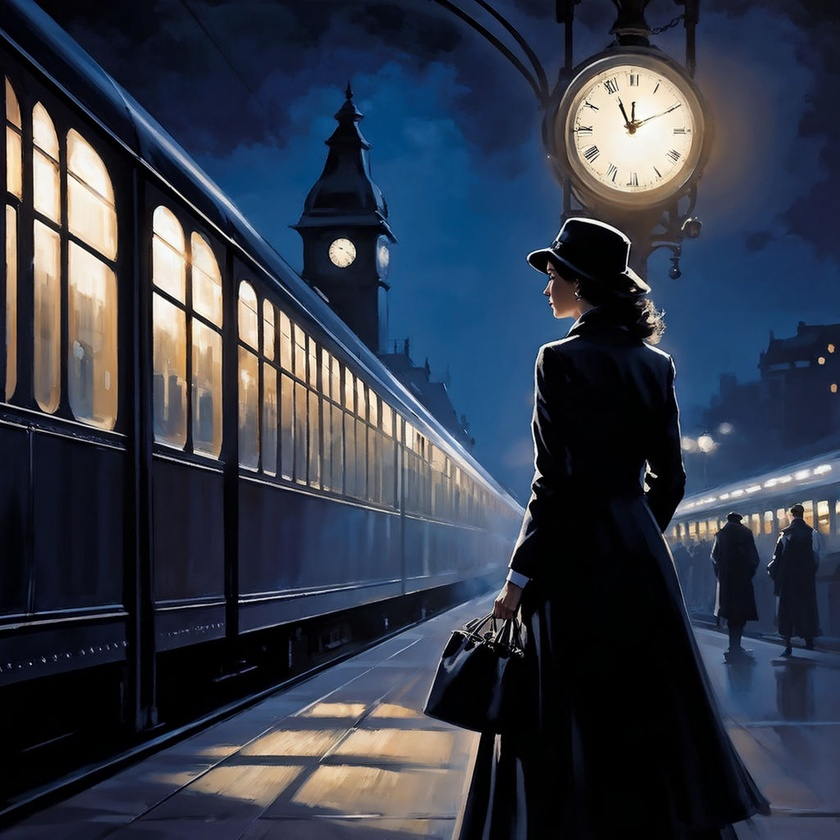
#> input picture woman2.jpeg, 840 x 840 px, shrunk from 1024 x 1024 before the run, found by its file name
$ python Chapter_2.py
#> lines starting #> are read from the running program, lines starting #| are printed output that depends on the picture; after the words box and inside, x2 and y2 are one past the last pixel; in counts of white or black regions, pixels touching at a corner belong together
import cv2
import numpy as np

#This is to read the colored image
img = cv2.imread("Resources_/woman2.jpeg")
#> img is the input picture: shape (840, 840, 3); mean B, G, R 72.1, 57.7, 50.8

#This is to read the colored image to gray image
imgGray = cv2.cvtColor(img,cv2.COLOR_BGR2GRAY)
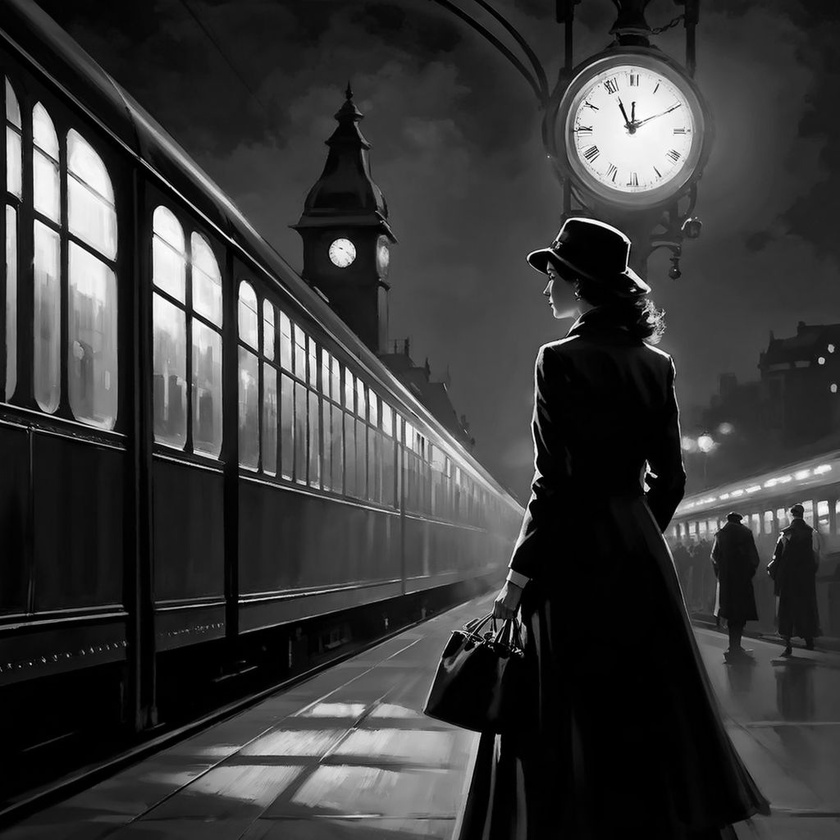
#> imgGray: shape (840, 840); min 0, max 255, mean 57.3
cv2.imshow("Gray Image",imgGray)

#This is to read the colored image to blurred image
img_colored_to_blur = cv2.GaussianBlur(img,(7,7),0)
cv2.imshow("Colored Image To Blurred Image",img_colored_to_blur)

#This is to read the gray image to blurred image
imgBlur = cv2.GaussianBlur(imgGray,(7,7),0)
cv2.imshow("Blur Image",imgBlur)

#This is to convert the colored image to canny image
imgCanny = cv2.Canny(img,100,100)
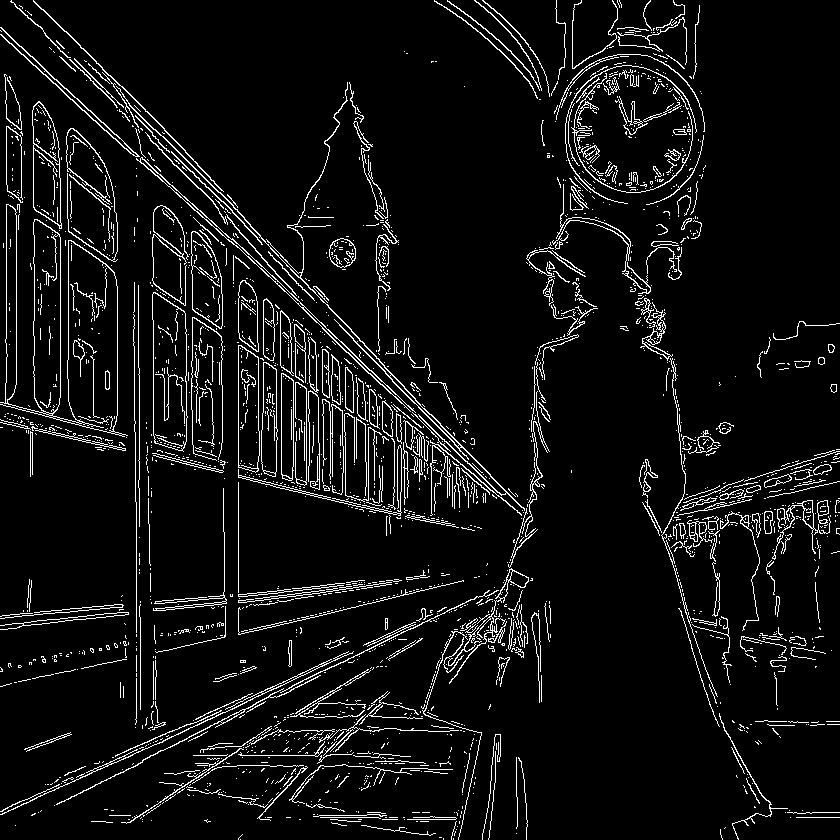
#> imgCanny: shape (840, 840); 6.5% white in thin lines or dots
cv2.imshow("Canny Image",imgCanny)

#Defining the kernel
kernel=np.ones( (5,5), np.uint8)

#This is to convert the canny image to dilation image
imgDilation = cv2.dilate(imgCanny, kernel, iterations = 1)
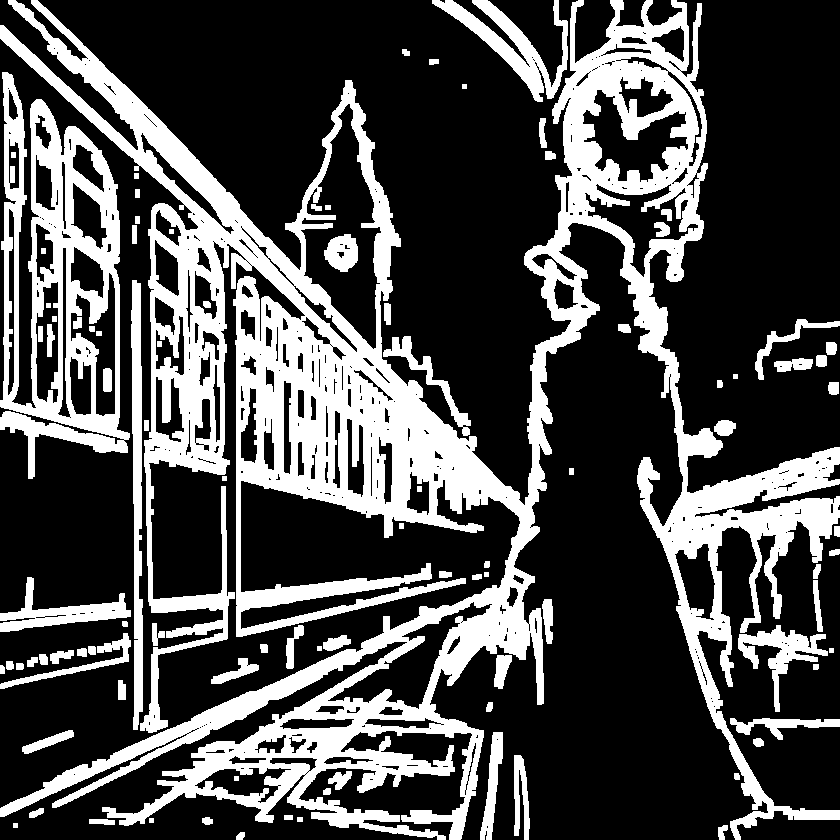
#> imgDilation: shape (840, 840); 29.5% white; 97 white regions, largest, box (x1, y1, x2, y2) and area: (0, 0, 840, 840) 158492, (0, 72, 130, 479) 21300, (432, 0, 568, 102) 3910
cv2.imshow("Dilated Image",imgDilation)

#This is to convert the dilation image to eroded image
imgEroded = cv2.erode(imgDilation ,kernel, iterations = 1)
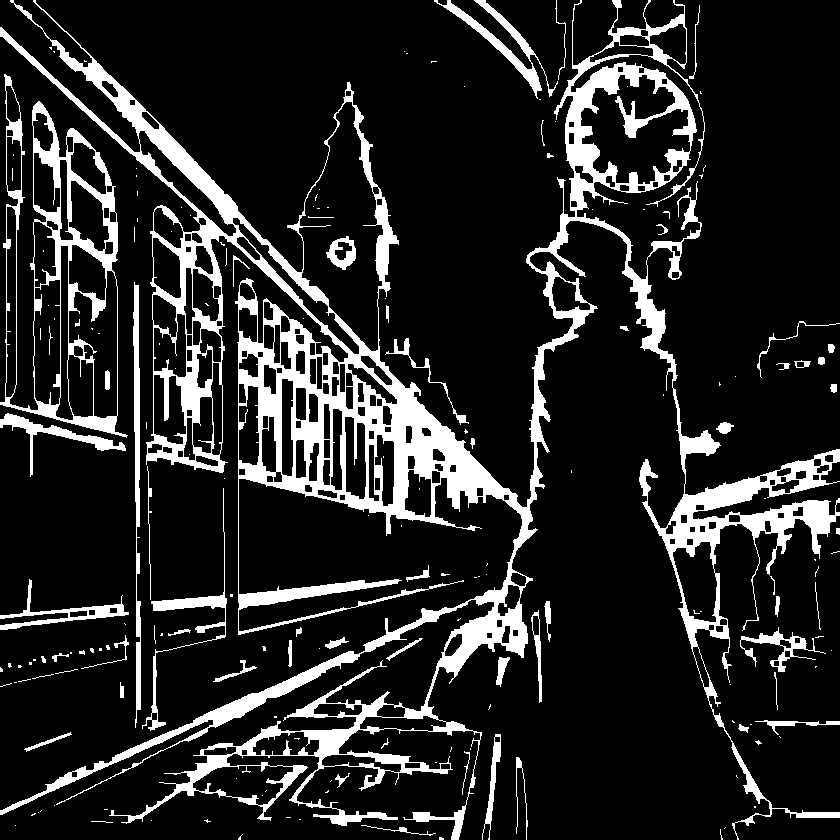
#> imgEroded: shape (840, 840); 14.9% white; 184 white regions (121 under 20 px), largest, box (x1, y1, x2, y2) and area: (0, 0, 840, 840) 81836, (0, 74, 128, 438) 8135, (133, 282, 141, 728) 1947
cv2.imshow("Erode Image",imgEroded)


cv2.waitKey(0)

$ run again, with woman1.jpeg copied over woman2.jpeg
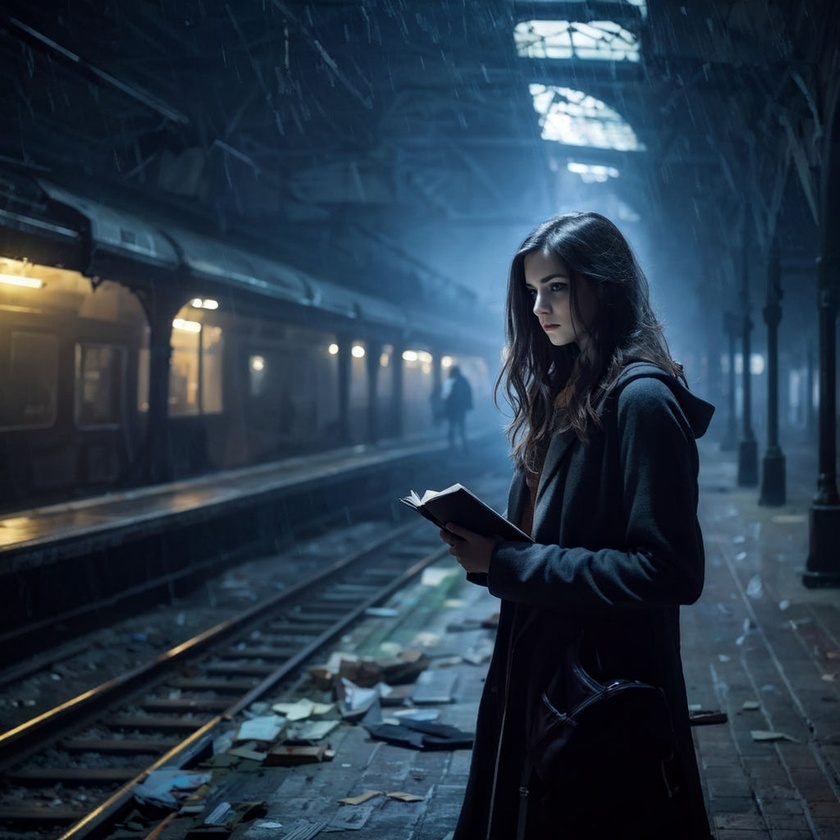
#> input picture woman1.jpeg, 840 x 840 px, shrunk from 1024 x 1024 before the run, found by its file name
#> img is the input picture: shape (840, 840, 3); mean B, G, R 73.5, 57.4, 40.4
#> `imgCanny = cv2.Canny(img,100,100)`:
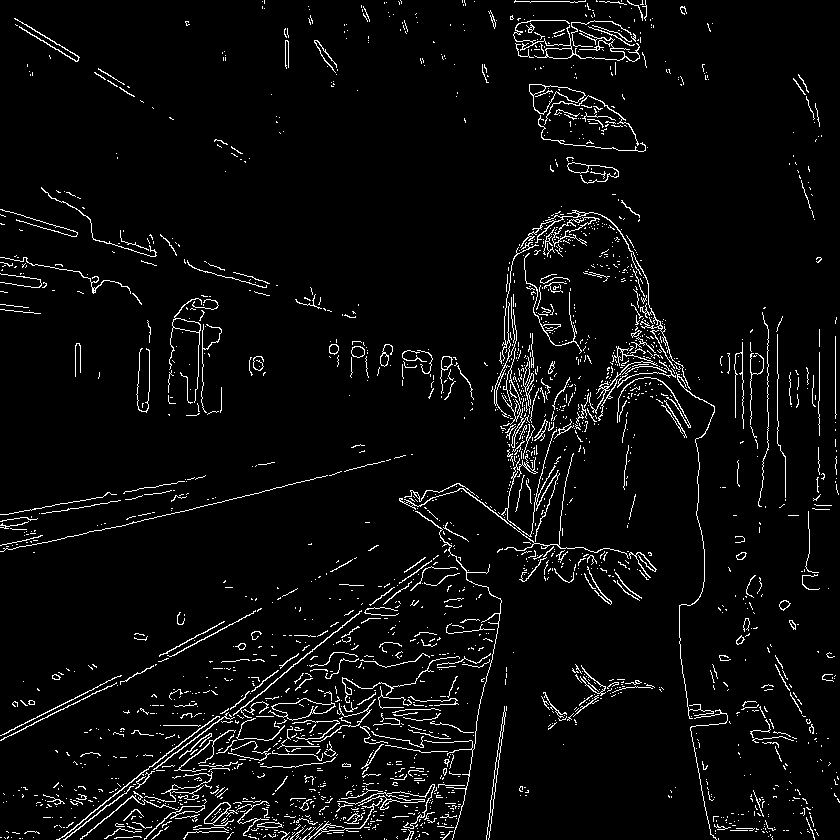
#> imgCanny: shape (840, 840); 4.4% white in thin lines or dots
#> imgDilation: shape (840, 840); 22.5% white; 263 white regions, largest, box (x1, y1, x2, y2) and area: (32, 204, 778, 840) 85950, (508, 0, 649, 78) 5369, (0, 453, 408, 554) 5315
#> `imgEroded = cv2.erode(imgDilation ,kernel, iterations = 1)`:
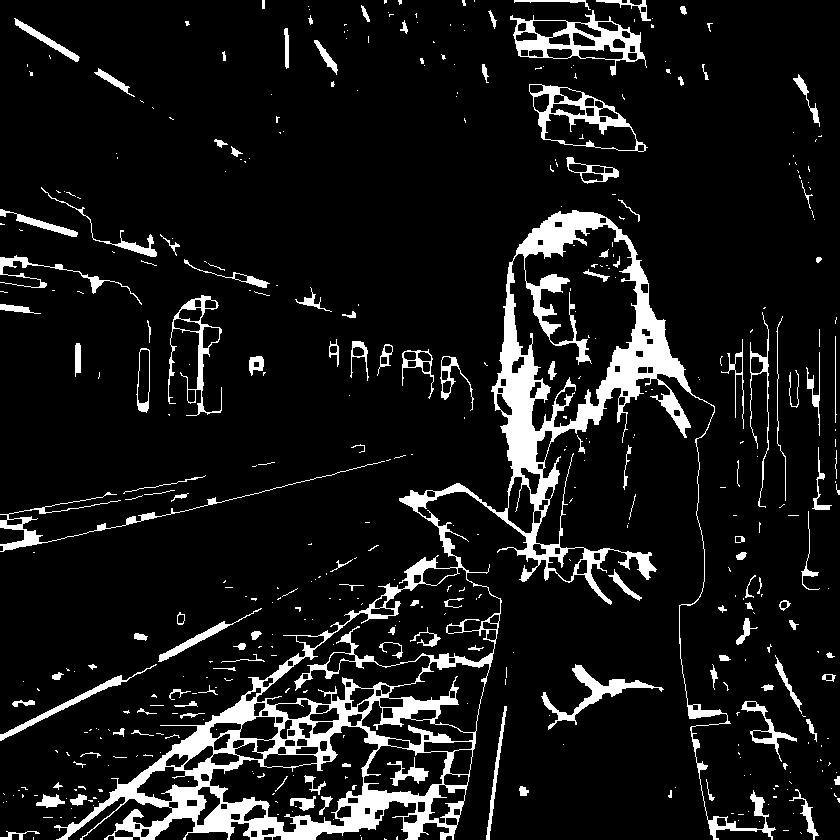
#> imgEroded: shape (840, 840); 9.7% white; 446 white regions (313 under 20 px), largest, box (x1, y1, x2, y2) and area: (54, 210, 776, 840) 42389, (510, 10, 647, 76) 2472, (529, 84, 648, 152) 1715

$ run again, with ghostly-train.jpeg copied over woman2.jpeg
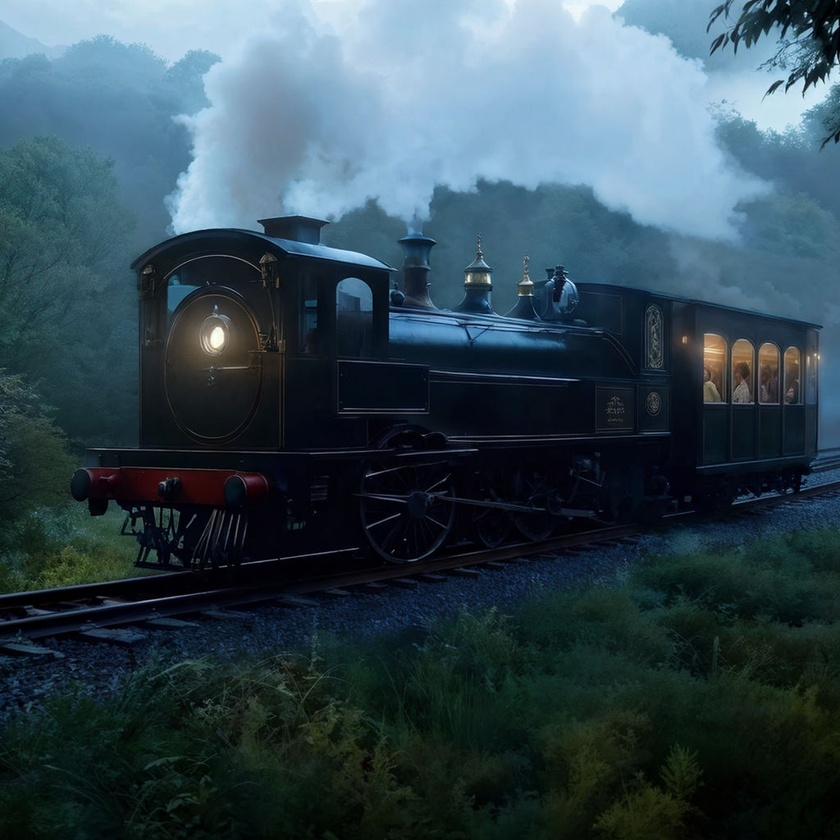
#> input picture ghostly-train.jpeg, 840 x 840 px, shrunk from 1024 x 1024 before the run, found by its file name
#> img is the input picture: shape (840, 840, 3); mean B, G, R 82.4, 72.2, 51.4
#> `imgCanny = cv2.Canny(img,100,100)`:
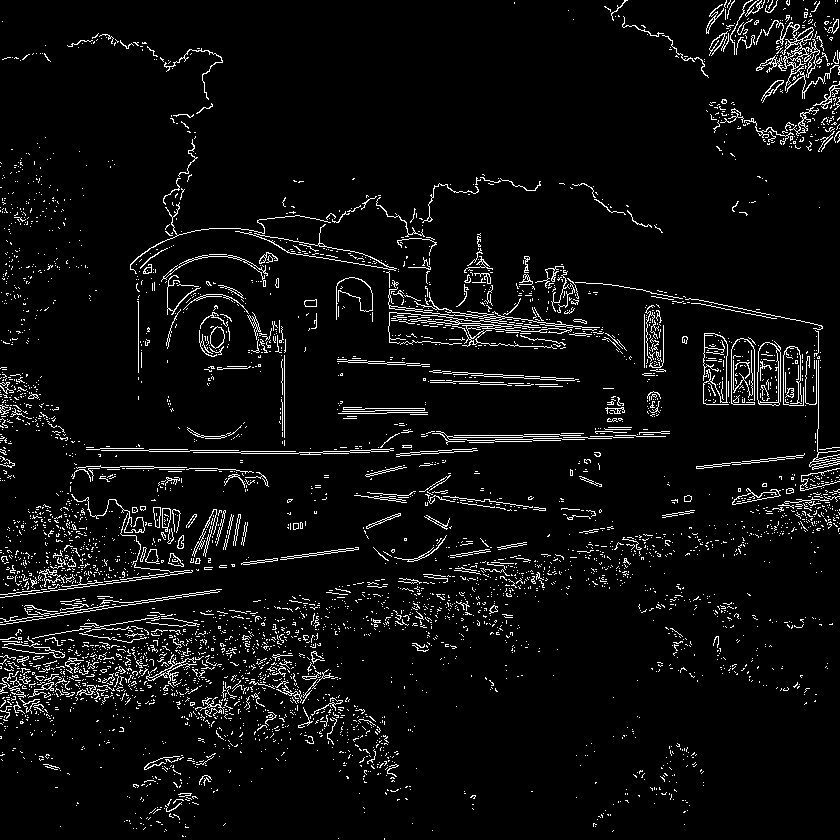
#> imgCanny: shape (840, 840); 5.2% white in thin lines or dots
#> imgDilation: shape (840, 840); 25.9% white; 341 white regions (1 under 20 px), largest, box (x1, y1, x2, y2) and area: (65, 31, 840, 558) 45583, (0, 593, 401, 785) 33524, (0, 461, 271, 600) 14384
#> `imgEroded = cv2.erode(imgDilation ,kernel, iterations = 1)`:
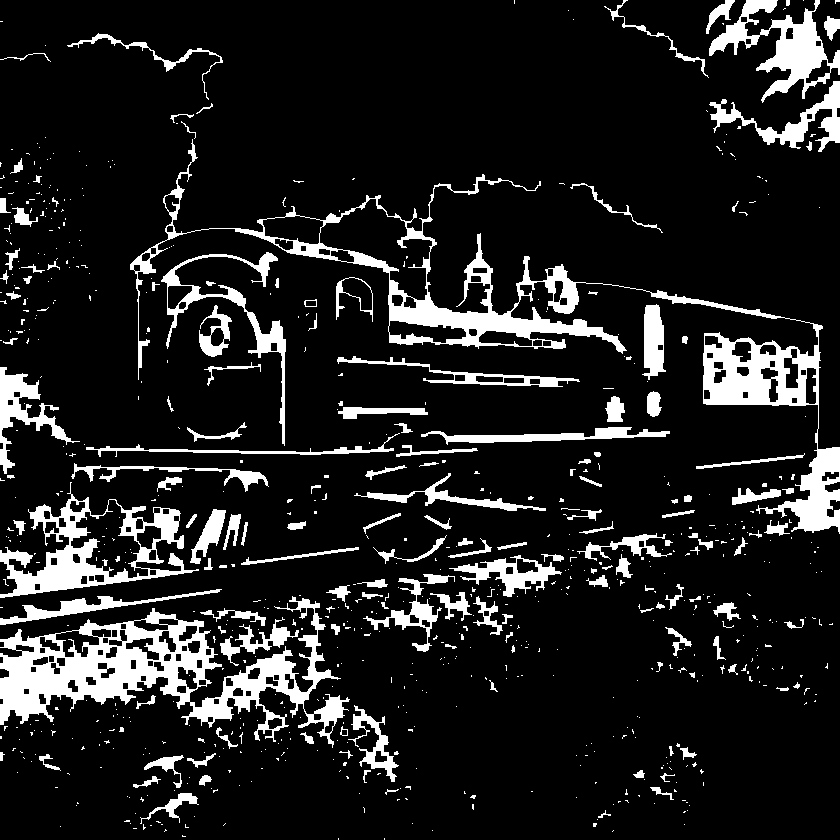
#> imgEroded: shape (840, 840); 12.5% white; 761 white regions (605 under 20 px), largest, box (x1, y1, x2, y2) and area: (130, 139, 840, 534) 19851, (0, 596, 350, 748) 16701, (0, 482, 199, 598) 6584

$ run again, with oldman.jpeg copied over woman2.jpeg
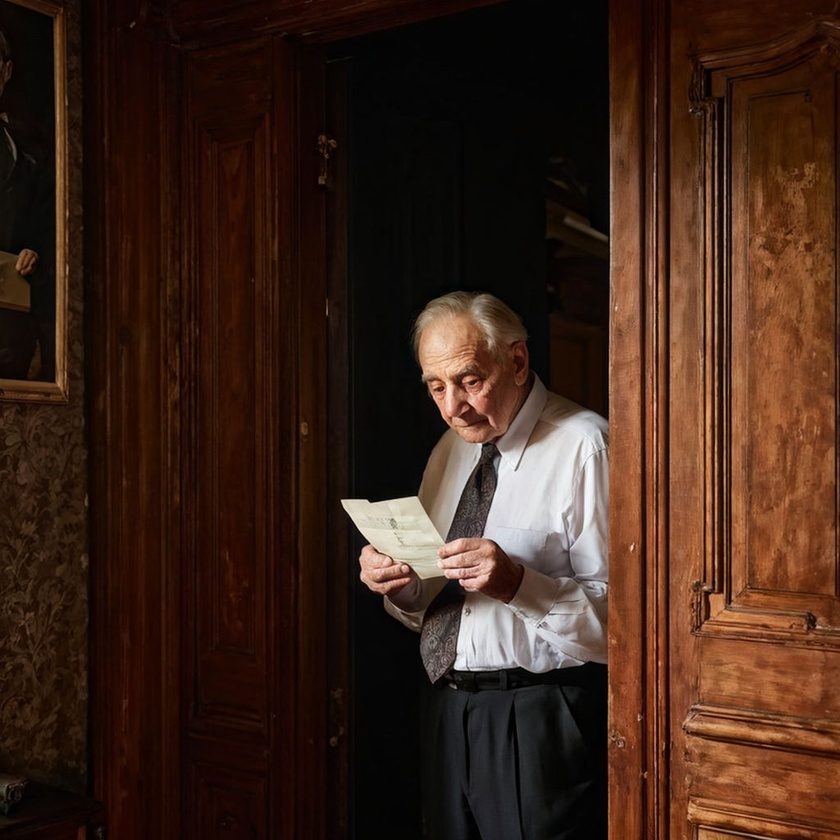
#> input picture oldman.jpeg, 840 x 840 px, shrunk from 1024 x 1024 before the run, found by its file name
#> img is the input picture: shape (840, 840, 3); mean B, G, R 25.4, 37.2, 61.6
#> `imgCanny = cv2.Canny(img,100,100)`:
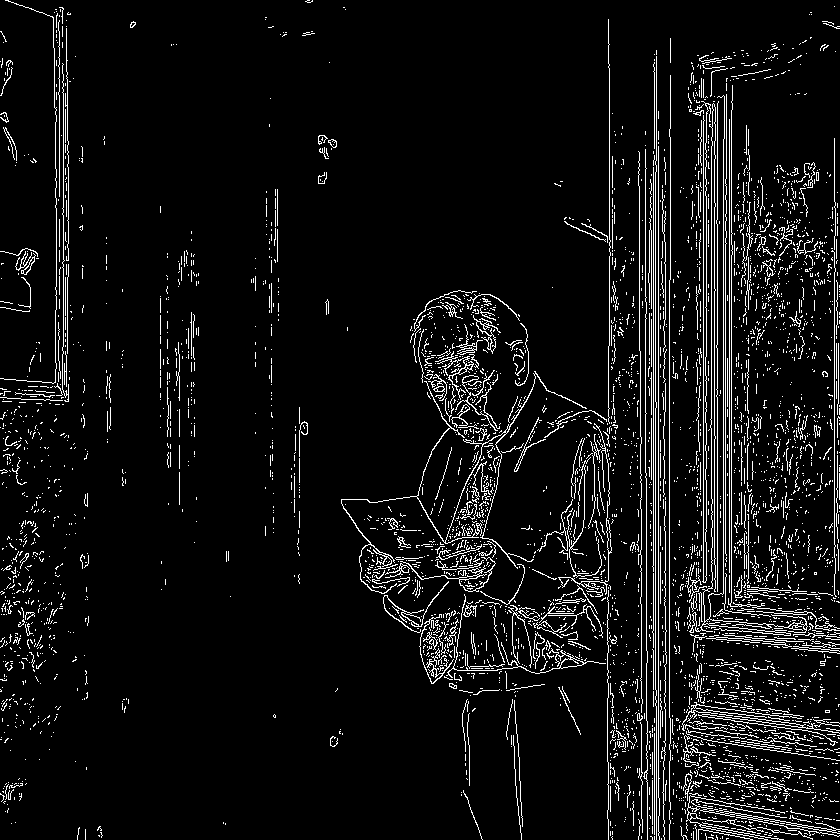
#> imgCanny: shape (840, 840); 6.6% white in thin lines or dots
#> imgDilation: shape (840, 840); 30.3% white; 281 white regions, largest, box (x1, y1, x2, y2) and area: (339, 17, 840, 840) 166381, (0, 0, 76, 487) 10629, (0, 518, 68, 686) 4891
#> `imgEroded = cv2.erode(imgDilation ,kernel, iterations = 1)`:
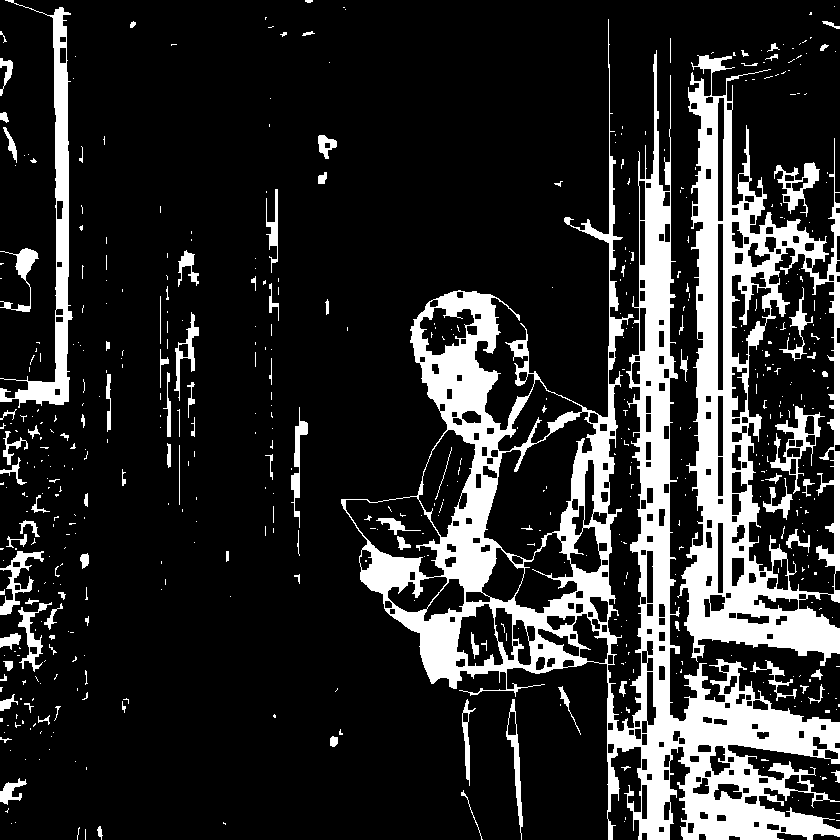
#> imgEroded: shape (840, 840); 17.3% white; 549 white regions (438 under 20 px), largest, box (x1, y1, x2, y2) and area: (341, 19, 840, 840) 66756, (677, 55, 840, 666) 33470, (0, 0, 73, 408) 5786
